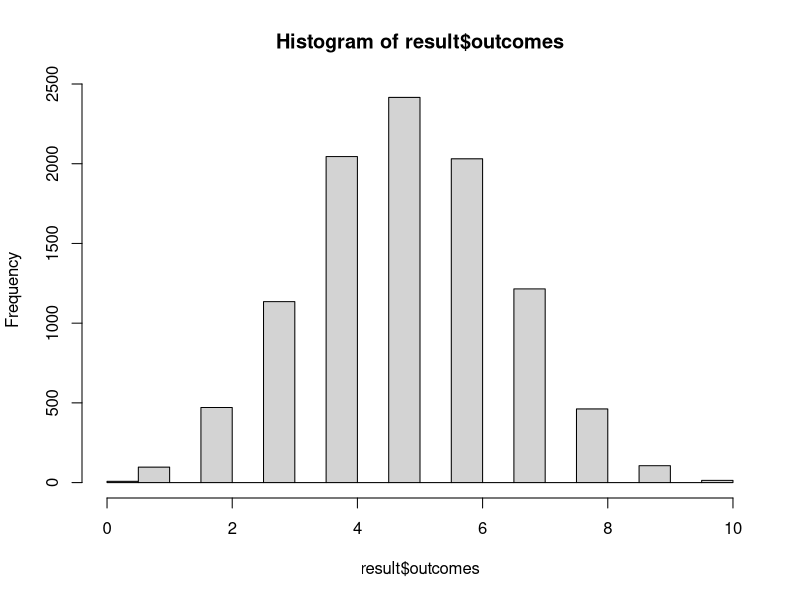
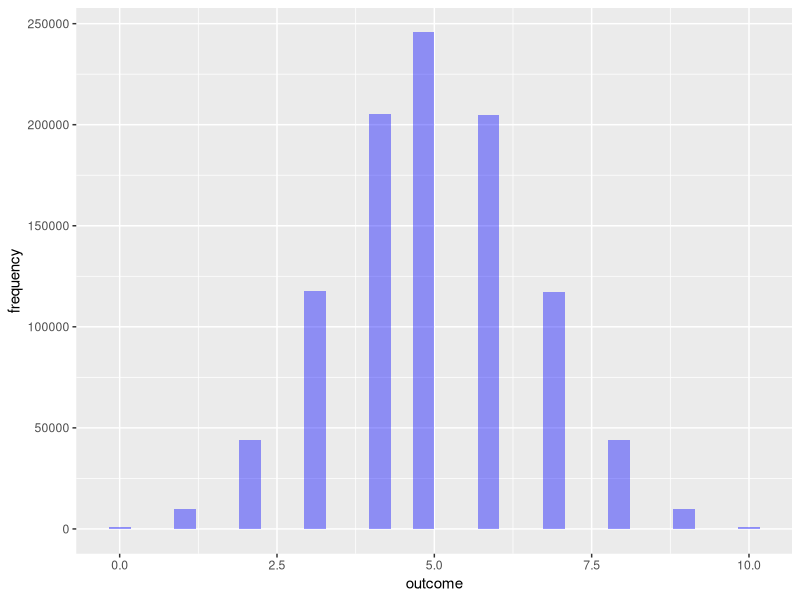

Write the R code that produced these figures, in order.
## ---- chunk 1
library(tidyverse)
## ---- chunk 2
toss_coin_n_times <- function(n = 10) {
  x <- sample(c(0, 1), n, replace = TRUE)
  sum(x)
}

set.seed(1)
toss_coin_n_times()
# 4

set.seed(1234)
toss_coin_n_times()
# 6
## ---- chunk 3
repeat_m_times <- function(f, m = 100, heads = 5) {
  outcome <- numeric(length = m)
  for (i in 1:m) {
    outcome[i] <- f()
  }
  list(proportion = mean(outcome == heads), 
       outcomes = outcome)
}

set.seed(1)
repeat_m_times(toss_coin_n_times)$proportion
# 0.26 (26% of the time we get heads)

set.seed(1234)
repeat_m_times(toss_coin_n_times)$proportion
# 0.24 (24% of the time we get heads)

# let's run it 1 million times
result <- repeat_m_times(toss_coin_n_times, m = 1e4)
result$proportion
# around 24% all the time

hist(result$outcomes)
## ---- chunk 4
toss_n_times <- compose(sum, 
                        partial(sample, x = c(0, 1), replace = TRUE))
result <- map_dbl(1:100, ~toss_n_times(10)) 
mean(result == 5)
## ---- chunk 5
result <- rbinom(100, 10, 0.5)
mean(result == 5)
## ---- chunk 6
flips <- rbinom(1e6, 10, 0.5)
qplot(flips, 
      geom = 'histogram', 
      fill = I("blue"), 
      xlab = "outcome", 
      ylab = "frequency", 
      alpha = I(.4))
mean(flips == 5)
